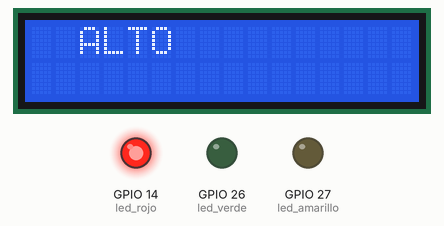
A program run on a simulated ESP32 board running MicroPython. On the bench: 16×2 character LCD, output pins drawn as LEDs (lit = HIGH). Library files of the repository ran but are not shown: i2c_lcd.py.

Above: at 0.1 s.
At 2.1 s:
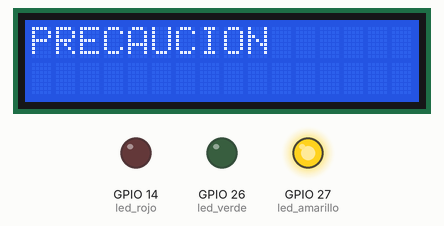
At 4.2 s:
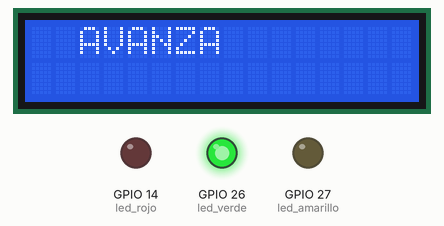
Timing chart, 0 to 40.0 s (numbered marks = the images above):
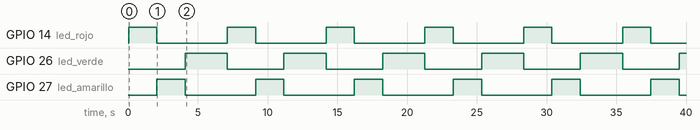

Measured:
- by itself, GPIO 14 (led_rojo), GPIO 27 (led_amarillo): alternates HIGH for 2.0 s and LOW for 5.1 s
- by itself, GPIO 26 (led_verde): alternates HIGH for 3.0 s and LOW for 4.1 s
- by itself, everything shown: repeats every 7.1 s, in 6 steps
- what the display in image 0 shows lasts 2.0 s, from 0.1 s to 2.1 s

The program:

main.py
```python
from machine import Pin, I2C
from time import sleep
from i2c_lcd import I2cLcd

# Configuración I2C para LCD
i2c = I2C(0, scl=Pin(22), sda=Pin(21), freq=400000)
lcd = I2cLcd(i2c, 0x27, 2, 16)  # Dirección I2C 0x27

# Configuración LEDs
led_rojo = Pin(14, Pin.OUT)
led_amarillo = Pin(27, Pin.OUT)
led_verde = Pin(26, Pin.OUT)

def encender_rojo():
    led_rojo.on()
    led_amarillo.off()
    led_verde.off()
    lcd.clear()
    lcd.putstr("  ALTO  ")
    sleep(2)

def encender_amarillo():
    led_rojo.off()
    led_amarillo.on()
    led_verde.off()
    lcd.clear()
    lcd.putstr("PRECAUCION")
    sleep(2)

def encender_verde():
    led_rojo.off()
    led_amarillo.off()
    led_verde.on()
    lcd.clear()
    lcd.putstr("  AVANZA  ")
    sleep(3)

def semaforo():
    while True:
        encender_rojo()
        encender_amarillo()
        encender_verde()

# Ejecutar
semaforo()
```
